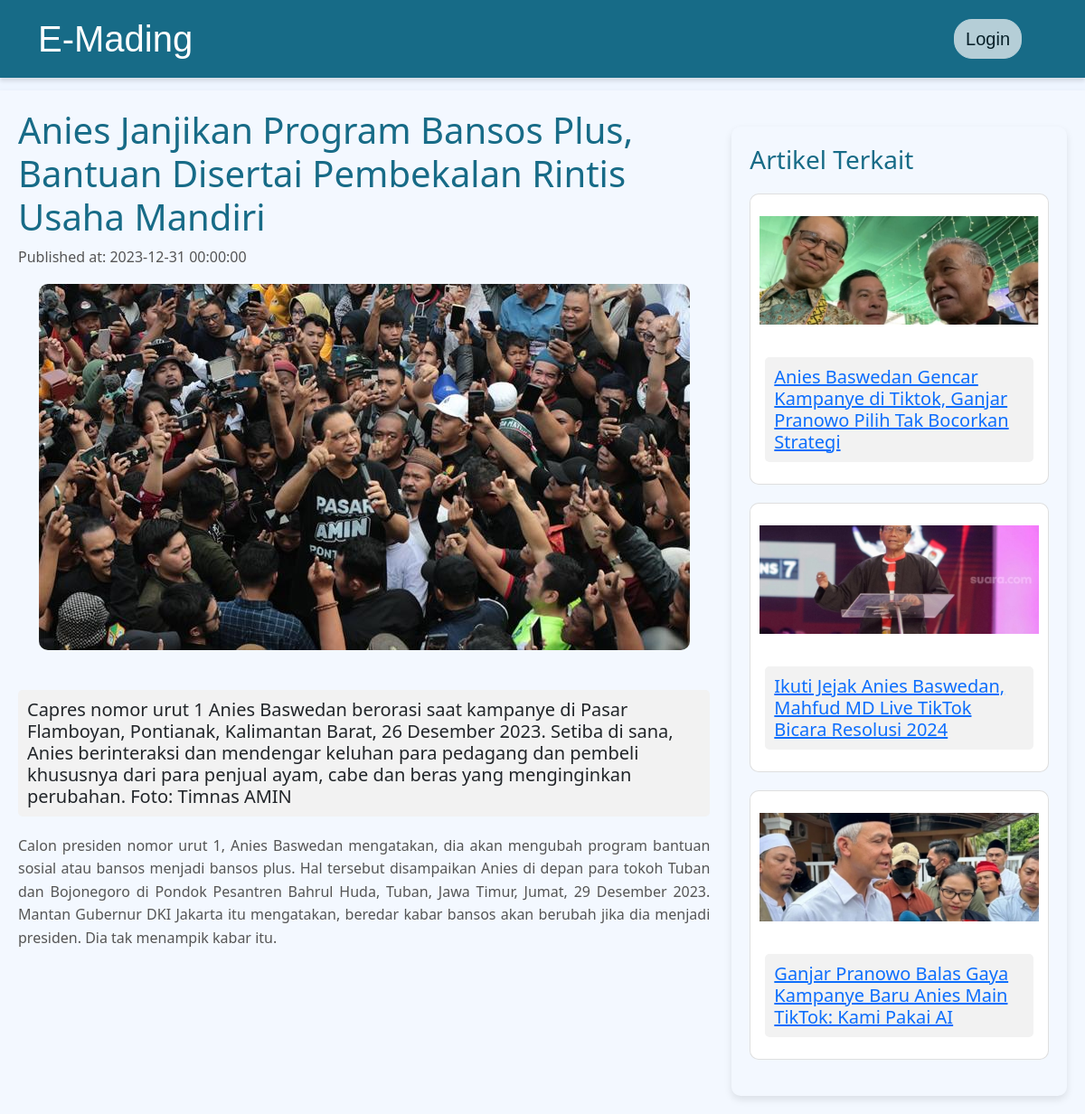
Screenshot of /admin/detail_artikel.php?id=24&judul=Anies+Janjikan+Program+Bansos+Plus,+Bantuan+Disertai+Pembekalan+Rintis+Usaha+Mandiri with the database file from the repository.
### tables this page shows
CREATE TABLE `artikel` (
  `id` int(11) NOT NULL,
  `judul` varchar(255) NOT NULL,
  `deskripsi` longtext NOT NULL,
  `artikel` longtext NOT NULL,
  `gambar` varchar(255) DEFAULT NULL,
  `status` tinyint(1) DEFAULT 0,
  `tgl_buat` datetime NOT NULL,
  `tgl_publish` datetime NOT NULL,
  `id_admin` int(11) DEFAULT NULL
);

### admin/detail_artikel.php (the view, shortened to what this page needs)
<?php
include 'koneksi.php';
$conn = new mysqli($host, $username, $password, $database);
$id_artikel = $_GET['id'];
$query_detail = "SELECT * FROM artikel WHERE id = $id_artikel";
$result_detail = $conn->query($query_detail);
$query_terkait = "SELECT * FROM artikel WHERE id != $id_artikel AND status = 1 ORDER BY tgl_publish DESC LIMIT 3";
$result_terkait = $conn->query($query_terkait);
if ($result_detail->num_rows > 0) {
    $row_detail = $result_detail->fetch_assoc();
    ?>
    <!DOCTYPE html>
    <html lang="en">
    <head>
        <link href="https://cdn.jsdelivr.net/npm/bootstrap@5.0.0/dist/css/bootstrap.min.css" rel="stylesheet">
    </head>
    <body>
        <nav class="navbar navbar-expand-lg navbar-dark #E26EE5 fixed-top">
            <div class="container">
                <a class="navbar-brand" href="index.php">E-Mading</a>
                <ul class="navbar-nav ms-auto">
                    <li class="nav-item">
                        <a class="nav-link" href="login.php">
                            <button class="btn btn-light login-button">Login</button>
                        </a>
                    </li>
                </ul>
            </div>
        </nav>
        <div class="container-main">
            <div class="row">
                <div class="col-md-8">
                    <h1><?php echo $row_detail['judul']; ?></h1>
                    <p>Published at: <?php echo $row_detail['tgl_publish']; ?></p>
                    <img src="<?php echo $row_detail['gambar']; ?>" alt="Gambar Artikel">
                    <br>
                    <h5><?php echo $row_detail['deskripsi']; ?></h5>
                    <p><?php echo $row_detail['artikel']; ?></p>
                </div>
                <div class="col-md-4">
                    <div class="sidebar">
                        <h3>Artikel Terkait</h3>
                        <?php
                        while ($row_terkait = $result_terkait->fetch_assoc()) {
                            ?>
                            <div class="card">
                                <a href="detail_artikel.php?id=<?php echo $row_terkait['id']; ?>">
                                    <br>
                                    <img src="<?php echo $row_terkait['gambar']; ?>" class="card-img-top" alt="...">
                                    <div class="card-body">
                                        <h5 class="card-title"><?php echo $row_terkait['judul']; ?></h5>
                                    </div>
                                </a>
                            </div>
                        <?php
                        }
                        ?>
                    </div>
                </div>
            </div>
        </div>
    </body>
    </html>
    <?php
} else {
    echo "Artikel tidak ditemukan.";
}
?>

### admin/detail_artikel.php (style rules this page uses)
body { font-family: 'Segoe UI', Tahoma, Geneva, Verdana, sans-serif; background-color: #EEF5FF; padding-top: 10vh; }
.navbar { background-color: #176B87; font-family: 'Istok Web', sans-serif; box-shadow: 0px 4px 4px rgba(0, 0, 0, 0.1); }
.navbar-brand { font-size: 5vh; color: #000; }
.container-main { background-color: #F3F8FF; box-shadow: 0px 4px 8px rgba(0, 0, 0, 0.1); padding: 20px; border-radius: 0px; margin-top: 20px; }
h1 { color: #176B87; }
h5 { margin-bottom: 20px; background-color: #f2f2f2; padding: 10px; border-radius: 5px; }
img { max-width: 100%; height: auto; display: block; margin: 0 auto 20px; border-radius: 10px; }
p { color: #555; line-height: 1.6; text-align: justify; }
.sidebar { background-color: #F3F8FF; box-shadow: 0px 4px 8px rgba(0, 0, 0, 0.1); padding: 20px; border-radius: 10px; margin-top: 20px; }
.sidebar h3 { color: #176B87; margin-bottom: 20px; }
.sidebar .card { background-color: #FFF; color: #000; border-radius: 10px; margin-bottom: 20px; }
.sidebar .card img { max-height: 120px; object-fit: cover; border: 2px #49108B; border-radius: 10px; padding: 0 10px 0 10px; }
.login-button { font-family: 'Istok Web', sans-serif; opacity: 70%; border-radius: 20px; font-size: 20px; margin-right: 20px; }

### rows the page displays
artikel: judul "Anies Janjikan Program Bansos Plus, Bantuan Disertai Pembekalan Rintis Usaha Mandiri", tgl_publish "2023-12-31 00:00:00", gambar (picture), deskripsi "Capres nomor urut 1 Anies Baswedan berorasi saat kampanye di Pasar Flamboyan, Pontianak, Kalimantan Barat, 26 Desember 2023. Setiba di sana, Anies berinteraksi dan mendengar keluhan para pedagang dan pembeli khususnya dari para penjual ayam, cabe dan beras yang menginginkan perubahan. Foto: Timnas AMIN", artikel "Calon presiden nomor urut 1, Anies Baswedan mengatakan, dia akan mengubah program bantuan sosial atau bansos menjadi bansos plus. Hal tersebut disampaikan Anies di depan para tokoh Tuban dan Bojonegoro di Pondok Pesantren Bahrul Huda, Tuban, Jawa Timur, Jumat, 29 Desember 2023. Mantan Gubernur DKI Jakarta itu mengatakan, beredar kabar bansos akan berubah jika dia menjadi presiden. Dia tak menampik kabar itu."
artikel: gambar (picture), judul "Anies Baswedan Gencar Kampanye di Tiktok, Ganjar Pranowo Pilih Tak Bocorkan Strategi"
artikel: gambar (picture), judul "Ikuti Jejak Anies Baswedan, Mahfud MD Live TikTok Bicara Resolusi 2024"
artikel: gambar (picture), judul "Ganjar Pranowo Balas Gaya Kampanye Baru Anies Main TikTok: Kami Pakai AI"
